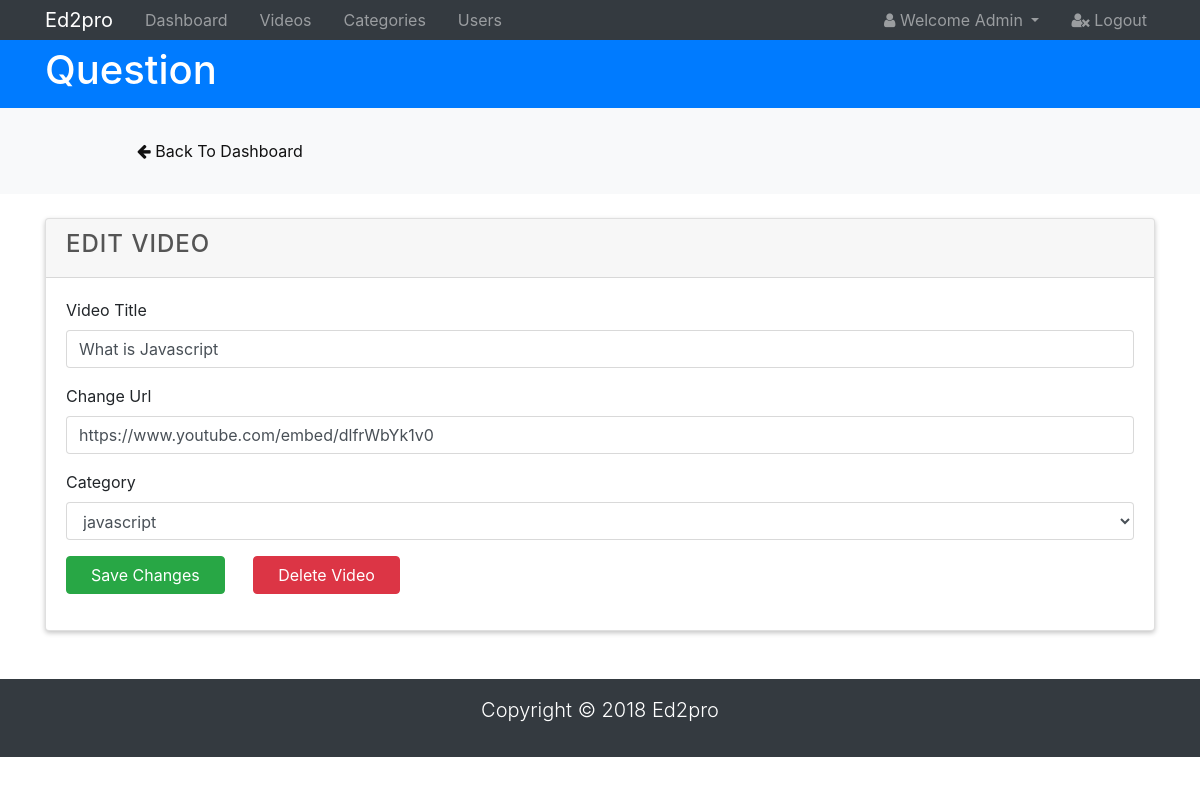
Page /admin/details.php?videoID=4 (signed in) on the earlier database version.
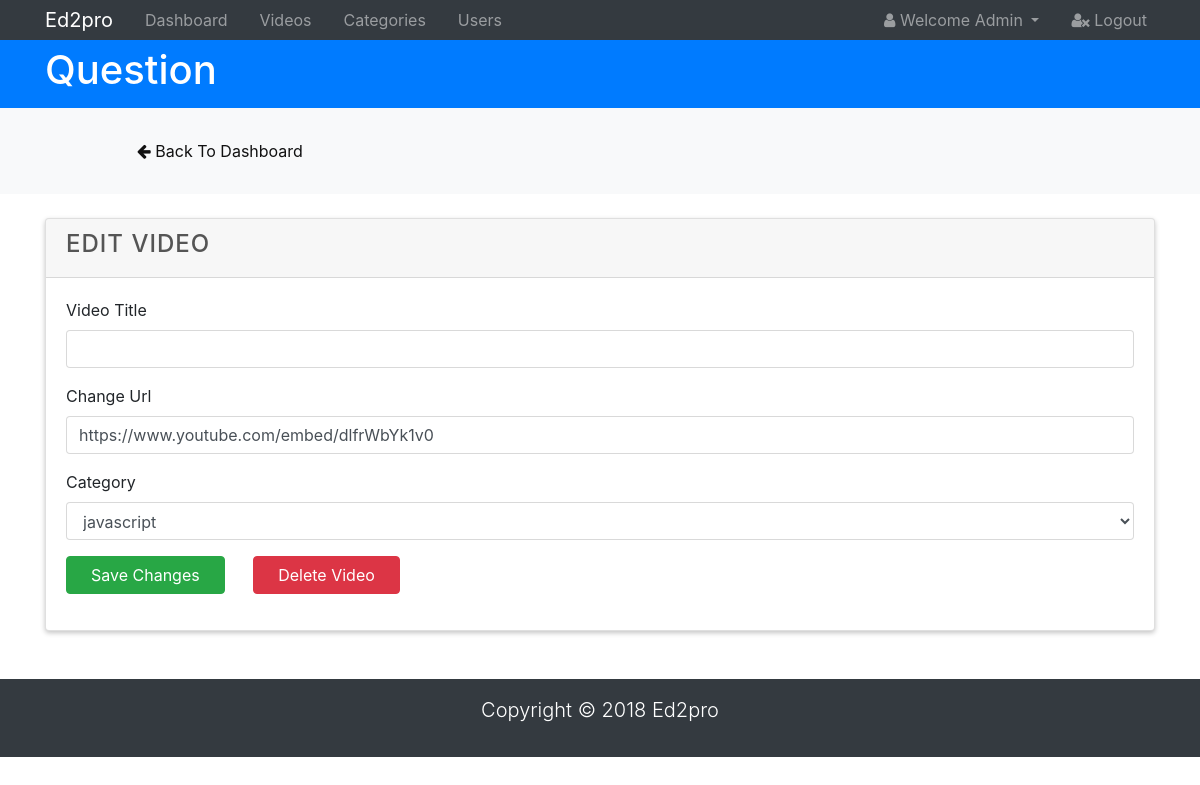
Same page on the later database version.
### tables this page shows
CREATE TABLE `video` (
  `video_id` int(20) NOT NULL,
  `sub_id` int(20) NOT NULL,
  `video_title` text NOT NULL,
  `video_link` text NOT NULL
);

CREATE TABLE `subject` (
  `sub_id` int(20) NOT NULL,
  `sub_name` varchar(50) NOT NULL,
  `sub_status` int(10) NOT NULL DEFAULT '1'
);

### admin/details.php (the view, shortened to what this page needs)
<!DOCTYPE html>
<html lang="en">
<head>
  <link rel="stylesheet" href="css/font-awesome.min.css">
  <link rel="stylesheet" href="css/bootstrap.css">
  <link rel="stylesheet" href="css/style.css">
</head>
<body>
  <nav class="navbar navbar-expand-sm navbar-dark bg-dark p-0">
    <div class="container">
      <a href="index.php" class="navbar-brand">Ed2pro</a>
      <div class="collapse navbar-collapse" id="navbarNav">
        <ul class="navbar-nav">
          <li class="nav-item px-2">
            <a href="index.php" class="nav-link">Dashboard</a>
          </li>
          <li class="nav-item px-2">
            <a href="video.php" class="nav-link">Videos</a>
          </li>
          <li class="nav-item px-2">
            <a href="categories.php" class="nav-link">Categories</a>
          </li>
          <li class="nav-item px-2">
            <a href="users.php" class="nav-link">Users</a>
          </li>
        </ul>
        <ul class="navbar-nav ml-auto">
          <li class="nav-item dropdown mr-3">
            <a href="#" class="nav-link dropdown-toggle" data-toggle="dropdown">
              <i class="fa fa-user"></i> Welcome
              <span id="user">Admin</span>
            </a>
          </li>
          <li class="nav-item">
            <a href="logout.php" class="nav-link">
              <i class="fa fa-user-times"></i> Logout
            </a>
          </li>
        </ul>
      </div>
    </div>
  </nav>
  <header id="main-header" class="py-2 bg-primary text-white">
    <div class="container">
      <div class="row">
        <div class="col-md-6">
          <h1> Question</h1>
        </div>
      </div>
    </div>
  </header>
  <section id="action" class="py-4 mb-4 bg-light">
    <div class="container">
      <div class="row">
        <div class="col-4 mr-auto">
          <a href="index.php" class="btn btn-light btn-block">
            <i class="fa fa-arrow-left"></i> Back To Dashboard
          </a>
        </div>
      </div>
    </div>
  </section>
  <section id="posts">
    <div class="container">
      <div class="row">
        <div class="col">
          <div class="card">
            <div class="card-header">
              <h4>Edit Video</h4>
            </div>
            <?php
              include './includes/db.inc.php';
              $videoID = $_REQUEST['videoID'];
              $q1 = "SELECT * FROM `video`,`subject` WHERE `video`.`video_id` = $videoID AND `video`.`sub_id` = `subject`.`sub_id`";
              $result = mysqli_query($conn, $q1);
              $row = mysqli_fetch_assoc($result);
            ?>
            <div class="card-body">
              <form id="updateQuestionForm" action="./includes/updatequestion.process.php" method="POST">
                <div class="form-group">
                  <label for="title">Video Title</label>
                  <input type="text" id="title" class="form-control" value="<?php echo $row['video_title'];?>">
                </div>
                 <div class="form-group">
                  <label for="title">Change Url</label>
                  <input type="text" id="link" class="form-control" value="<?php echo $row['video_link'];?>">
                </div>
                <div class="form-group">
                  <label for="title">Category</label>
                  <select class="form-control" name="subject">
                    <?php
                      echo "<option value=". $row['sub_id']." selected >". $row['sub_name'] . "</option>";
                    ?>
                  </select>
                </div>
                <div class="form-group">
                  <input type="submit" class="btn btn-success px-4 mr-4" value="Save Changes" id="updateVideo">
                  <button type="button" class="btn btn-danger px-4 mr-4" id="deleteVideo">Delete Video</button>
                </div>
              </form>
            </div>
          </div>
        </div>
      </div>
    </div>
  </section>
  <footer id="main-footer" class="bg-dark text-white mt-5 p-3">
    <div class="conatiner">
      <div class="row">
        <div class="col">
          <p class="lead text-center">Copyright &copy; 2018 Ed2pro</p>
        </div>
      </div>
    </div>
  </footer>
</body>
</html>

Differences in the rows shown:
changed video "https://www.youtube.com/embed/dlfrWbYk1v0": video_title "What is Javascript" → (not shown)
